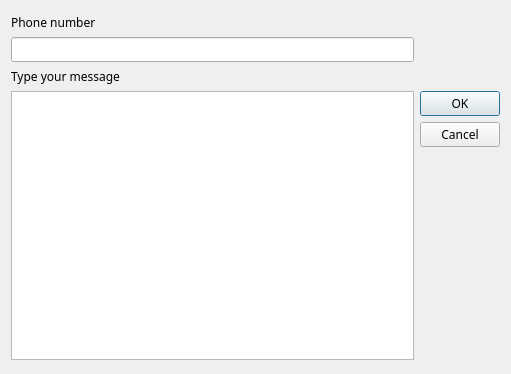
<?xml version="1.0" encoding="UTF-8"?>
<ui version="4.0">
 <class>SMSDetails</class>
 <widget class="QDialog" name="SMSDetails">
  <property name="geometry">
   <rect>
    <x>0</x>
    <y>0</y>
    <width>511</width>
    <height>374</height>
   </rect>
  </property>
  <property name="minimumSize">
   <size>
    <width>347</width>
    <height>347</height>
   </size>
  </property>
  <property name="font">
   <font>
    <family>Sans Serif</family>
   </font>
  </property>
  <property name="windowTitle">
   <string>Edit SMS Message</string>
  </property>
  <property name="modal">
   <bool>true</bool>
  </property>
  <layout class="QGridLayout" name="gridLayout">
   <property name="leftMargin">
    <number>11</number>
   </property>
   <property name="topMargin">
    <number>14</number>
   </property>
   <property name="rightMargin">
    <number>11</number>
   </property>
   <property name="bottomMargin">
    <number>14</number>
   </property>
   <item row="0" column="0">
    <widget class="QLabel" name="label">
     <property name="text">
      <string>Phone number</string>
     </property>
    </widget>
   </item>
   <item row="1" column="0">
    <widget class="QLineEdit" name="lineEdit"/>
   </item>
   <item row="2" column="0">
    <widget class="QLabel" name="label_2">
     <property name="text">
      <string>Type your message</string>
     </property>
    </widget>
   </item>
   <item row="3" column="0">
    <widget class="QTextEdit" name="textEdit"/>
   </item>
   <item row="3" column="1">
    <widget class="QDialogButtonBox" name="buttonBox">
     <property name="orientation">
      <enum>Qt::Vertical</enum>
     </property>
     <property name="standardButtons">
      <set>QDialogButtonBox::Cancel|QDialogButtonBox::Ok</set>
     </property>
    </widget>
   </item>
  </layout>
 </widget>
 <resources/>
 <connections>
  <connection>
   <sender>buttonBox</sender>
   <signal>accepted()</signal>
   <receiver>SMSDetails</receiver>
   <slot>accept()</slot>
   <hints>
    <hint type="sourcelabel">
     <x>248</x>
     <y>254</y>
    </hint>
    <hint type="destinationlabel">
     <x>157</x>
     <y>274</y>
    </hint>
   </hints>
  </connection>
  <connection>
   <sender>buttonBox</sender>
   <signal>rejected()</signal>
   <receiver>SMSDetails</receiver>
   <slot>reject()</slot>
   <hints>
    <hint type="sourcelabel">
     <x>316</x>
     <y>260</y>
    </hint>
    <hint type="destinationlabel">
     <x>286</x>
     <y>274</y>
    </hint>
   </hints>
  </connection>
 </connections>
</ui>
